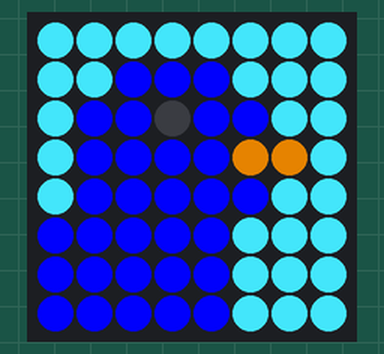
Bench run of a program on a simulated Raspberry Pi (BCM pin numbers) with a Sense HAT. On the bench: the Sense HAT's 8×8 RGB LED matrix. At 0.0 s the program stops and its outputs stay as they are.

Above: at 0.1 s.

The program:

bluebird.py
```python
from sense_hat import SenseHat
sense = SenseHat()
sense.set_rotation(270)
w = (255, 255, 255) # white
x = (0, 0, 0) # black
g = (0,255,0) # green
s = (180,180,180) # silver
r = (255,0,0) # red
c = (66, 220, 240) # cyan
o = (180,100,0) # orange
b = (0, 0,255) # blue

picture = [
    c, c, c, c, c, c, c, c,
    c, c, b, b, b, c, c, c,
    c, b, b, x, b, b, c, c,
    c, b, b, b, b, o, o, c,
    c, b, b, b, b, b, c, c,
    b, b, b, b, b, c, c, c,
    b, b, b, b, b, c, c, c,
    b, b, b, b, b, c, c, c
    ]

sense.set_pixels(picture)
```
